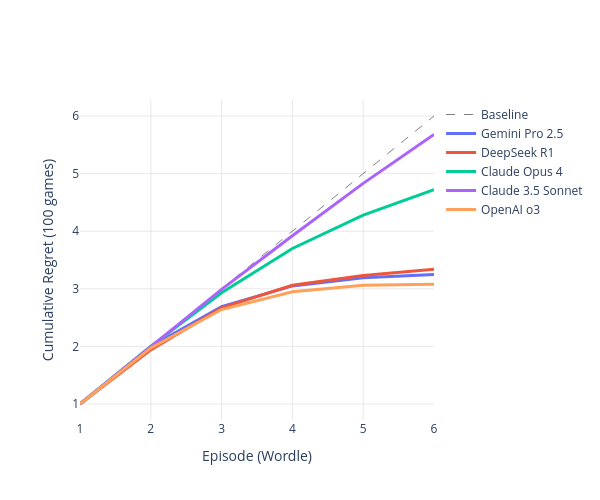

Source (notebook cell):
### Code cell
fig = plot_cumulative_regret(strategies, paths)
fig.show()

### Figure 1 — Plotly figure (JSON) as saved in the notebook; plotly's stock layout.template omitted (floating-point values rounded to 4 significant figures)
{"data": [{"line": {"color": "gray", "dash": "dash", "width": 1}, "mode": "lines", "name": "Baseline", "type": "scatter", "x": [1, 6], "y": [1, 6]}, {"line": {"color": "#636EFA", "width": 3}, "mode": "lines", "name": "Gemini Pro 2.5", "type": "scatter", "x": [1, 2, 3, 4, 5, 6], "y": [1, 2, 2.69, 3.05, 3.19, 3.25]}, {"line": {"color": "#EF553B", "width": 3}, "mode": "lines", "name": "DeepSeek R1", "type": "scatter", "x": [1, 2, 3, 4, 5, 6], "y": [1, 1.94, 2.67, 3.06, 3.23, 3.34]}, {"line": {"color": "#00CC96", "width": 3}, "mode": "lines", "name": "Claude Opus 4", "type": "scatter", "x": [1, 2, 3, 4, 5, 6], "y": [1, 2, 2.93, 3.7, 4.28, 4.72]}, {"line": {"color": "#AB63FA", "width": 3}, "mode": "lines", "name": "Claude 3.5 Sonnet", "type": "scatter", "x": [1, 2, 3, 4, 5, 6], "y": [1, 2, 2.99, 3.92, 4.83, 5.68]}, {"line": {"color": "#FFA15A", "width": 3}, "mode": "lines", "name": "OpenAI o3", "type": "scatter", "x": [1, 2, 3, 4, 5, 6], "y": [1, 1.97, 2.64, 2.95, 3.06, 3.08]}], "layout": {"height": 500, "paper_bgcolor": "rgba(0,0,0,0)", "plot_bgcolor": "rgba(0,0,0,0)", "title": {"text": ""}, "width": 600, "xaxis": {"dtick": 1, "gridcolor": "LightGray", "gridwidth": 0.5, "showgrid": true, "showticklabels": true, "tick0": 1, "tickmode": "linear", "title": {"text": "Episode (Wordle)"}}, "yaxis": {"dtick": 1, "gridcolor": "LightGray", "gridwidth": 0.5, "showgrid": true, "showticklabels": true, "tick0": 0, "tickmode": "linear", "title": {"text": "Cumulative Regret (100 games)"}}}}
